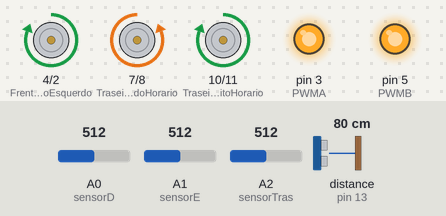
Bench run of a sketch on a simulated Arduino Uno, built with avr-gcc and run on an emulated ATmega328P. Parts: motor-driver pin pairs drawn as motors (green arrow = first pin HIGH = forward, orange = second pin HIGH = backward, longer = more drive), output pins drawn as LEDs (lit = HIGH). The test bench sets the inputs (shaded band); at power-on: distance to the obstacle (sensor on pin 13) 80 cm, A0 (sensorD) = 512, A1 (sensorE) = 512, A2 (sensorTras) = 512. The echo pulse lasts 58.3 µs per cm.

Above: at 6.0 s.
6.1 s: distance to the obstacle (sensor on pin 13) set to 73 cm
At 8.0 s:
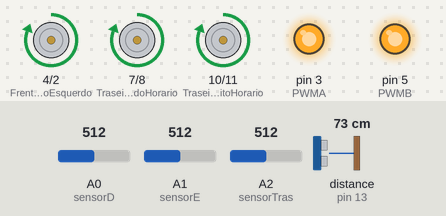
8.3 s: distance to the obstacle (sensor on pin 13) set to 120 cm
At 9.3 s:
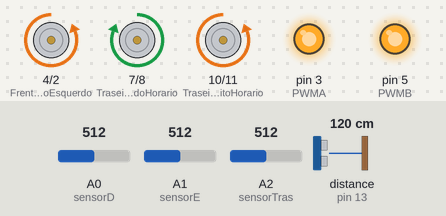
14.2 s: distance to the obstacle (sensor on pin 13) set to 2 cm
At 15.8 s:
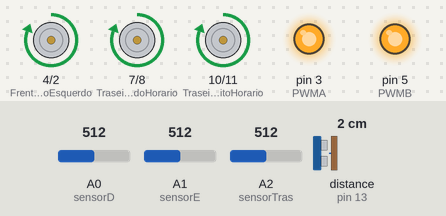
16.3 s: distance to the obstacle (sensor on pin 13) set to 250 cm
At 18.6 s:
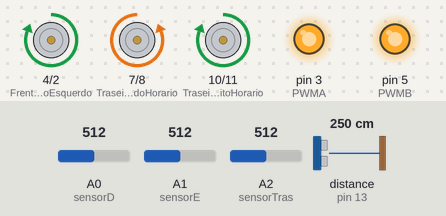
Timing chart, 0 to 23.2 s (numbered marks = the images above; inputs shaded):
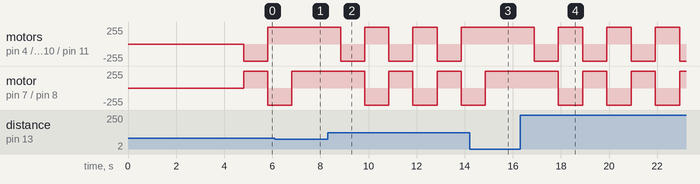

Measured:
- the behaviour switches between 78 and 77 cm on distance to the obstacle (sensor on pin 13) (found by bisection; images 0 and 1)
- after the input at 6.1 s, motor on pin 4 (FrenteHorarioEsquerdo) / pin 2 (FrenteAntiHorarioEsquerdo): stays forward 255/255 (without the input it goes to backward 255/255 after 0.71 s); motor on pin 7 (TraseiroEsquerdoHorario) / pin 8 (TraseiroEsquerdoAntiHorario): goes on until 6.8 s, then stays forward 255/255
- after the input at 14.2 s, motor on pin 4 (FrenteHorarioEsquerdo) / pin 2 (FrenteAntiHorarioEsquerdo): stays forward 255/255 (without the input it goes to backward 255/255 after 0.66 s); motor on pin 7 (TraseiroEsquerdoHorario) / pin 8 (TraseiroEsquerdoAntiHorario): goes on until 14.9 s, then stays forward 255/255

The sketch:

estragio2.ino
```cpp
/*

        DIFERENCIAL: NO ATO DA PROCURA O ROBO DA UMA PEQUENA RÉ E DEPOIS FICA GIRANDO PRA DIREITA E PARA A ESQUEDA
        ATÉ ENCONTRAR O OPONENTE

        ANALOGICOS:

        A0 - OPTICO D1
        A1 - OPTICO D2
        A2 - OPTICO TRASEIRO


*/

//Carrega a biblioteca do sensor ultrassonico
#include <Ultrasonic.h>

//Define os pinos para o trigger e echo
#define trigger 12
#define echo 13

//Inicializa o sensor nos pinos definidos acima
Ultrasonic ultrasonic(trigger, echo);

bool start = true;
int valorArena = 1600;  // Valor limite para estar dentro da arena
float diametroArena = 77.0; //diametro

// Definindo os pinos para o sensores de refletancia
#define sensorD A0
#define sensorE A1
#define sensorTras A2
#define btn 1

#define PWMA 3
#define PWMB 5

#define FrenteHorarioEsquerdo 4
#define FrenteAntiHorarioEsquerdo 2
#define TraseiroEsquerdoAntiHorario 8
#define TraseiroEsquerdoHorario 7
#define TraseiroDireitoHorario 10
#define TraseiroDireitoAntiHorario 11
#define BA 6
#define BH 9

void setup(){
    pinMode(PWMA,OUTPUT);
    pinMode(PWMB,OUTPUT);

    digitalWrite(PWMA,1);
    digitalWrite(PWMB,1);

    pinMode(1,INPUT);

    pinMode(FrenteHorarioEsquerdo,OUTPUT);
    pinMode(FrenteAntiHorarioEsquerdo,OUTPUT);
    pinMode(TraseiroEsquerdoAntiHorario,OUTPUT);
    pinMode(TraseiroEsquerdoHorario,OUTPUT);

    pinMode(TraseiroDireitoHorario,OUTPUT);
    pinMode(TraseiroDireitoAntiHorario,OUTPUT);
    pinMode(TraseiroEsquerdoAntiHorario,OUTPUT);
    pinMode(TraseiroDireitoAntiHorario,OUTPUT);


    delay(4800); // OBRIGATORIO PELAS REGRAS
}

void GO(){
    digitalWrite(FrenteHorarioEsquerdo,1);
    digitalWrite(FrenteAntiHorarioEsquerdo,0);
    digitalWrite(TraseiroEsquerdoAntiHorario,0);
    digitalWrite(TraseiroEsquerdoHorario,1);

    digitalWrite(TraseiroDireitoHorario,1);
    digitalWrite(TraseiroDireitoAntiHorario,0);
    digitalWrite(BH,1);
    digitalWrite(BA,0);
}

void re(){
    digitalWrite(FrenteHorarioEsquerdo,0);
    digitalWrite(FrenteAntiHorarioEsquerdo,1);
    digitalWrite(TraseiroDireitoHorario,1);
    digitalWrite(TraseiroDireitoAntiHorario,0);

    digitalWrite(TraseiroDireitoHorario,0);
    digitalWrite(TraseiroDireitoAntiHorario,1);
    digitalWrite(BH,1);
    digitalWrite(BA,0);
}

void girarHorario(){
    digitalWrite(FrenteHorarioEsquerdo,0);
    digitalWrite(FrenteAntiHorarioEsquerdo,1);
    digitalWrite(TraseiroEsquerdoAntiHorario,0);
    digitalWrite(TraseiroEsquerdoHorario,1);

    digitalWrite(TraseiroDireitoHorario,0);
    digitalWrite(TraseiroDireitoAntiHorario,1);
    digitalWrite(BH,0);
    digitalWrite(BA,1);
}

void girarAntiHorario(){
    digitalWrite(FrenteHorarioEsquerdo,1);
    digitalWrite(FrenteAntiHorarioEsquerdo,0);
    digitalWrite(TraseiroEsquerdoAntiHorario,1);
    digitalWrite(TraseiroEsquerdoHorario,0);

    digitalWrite(TraseiroDireitoHorario,1);
    digitalWrite(TraseiroDireitoAntiHorario,0);
    digitalWrite(BH,1);
    digitalWrite(BA,0);
}

void procurar(){
        if(olhos(1) == true){
          re();
        delay(1000);
        girarHorario();
        delay(1000);

    }
    if(olhos(2) == true){
     girarHorario();
     delay(1000);
     GO();
     delay(500);
    }
    while(ultrassonico() == false){
        girarHorario();
        delay(1000);
        girarAntiHorario();
        delay(1000);
    }
}

void atacar(){
    while(ultrassonico() == true && ((olhos(1) == false) || olhos(2) == false)){
        GO();
        delay(1000);
    }
}


bool ultrassonico(){
    float distancia;
    long microsec = ultrasonic.timing();
    distancia = ultrasonic.convert(microsec, Ultrasonic::CM);

    if(distancia > diametroArena){
        return false;
    }
    else{
        if( distancia > 0 || distancia < diametroArena){
            return true;
        }
    }
}

bool olhos(int i){
    int x1 = analogRead(sensorD);
    int x2 = analogRead(sensorE);
    int x3 = analogRead(sensorTras);
    if(i == 1){
      if(sensorD < 200 || sensorE < 200)
            return false;
    else
        return true;
    }
    else
       if(sensorTras < 200)
        return false;
    return true;

}

void loop(){

    procurar();

    atacar();

}
```
